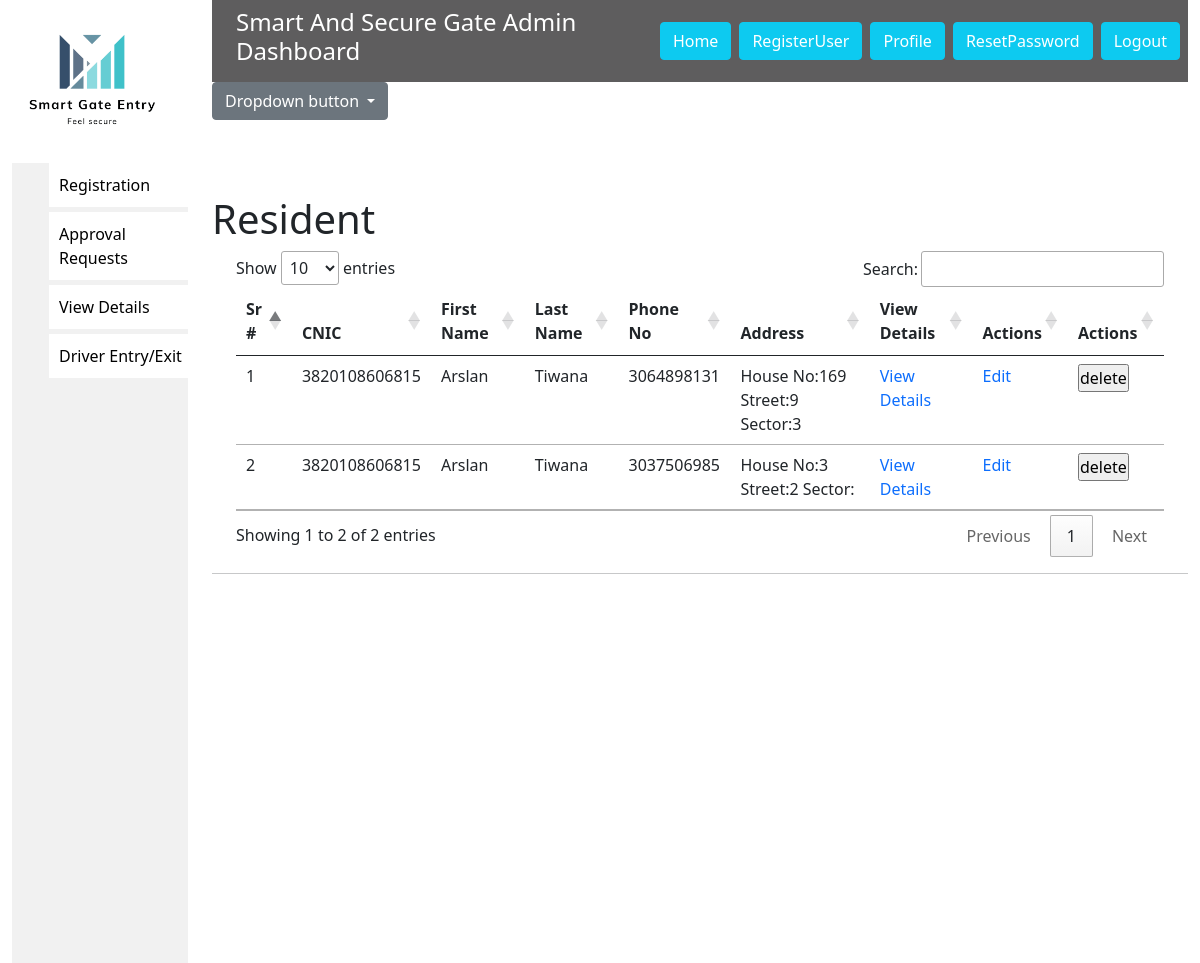
Page /ViewDetailsResident (signed in) on the earlier database version.
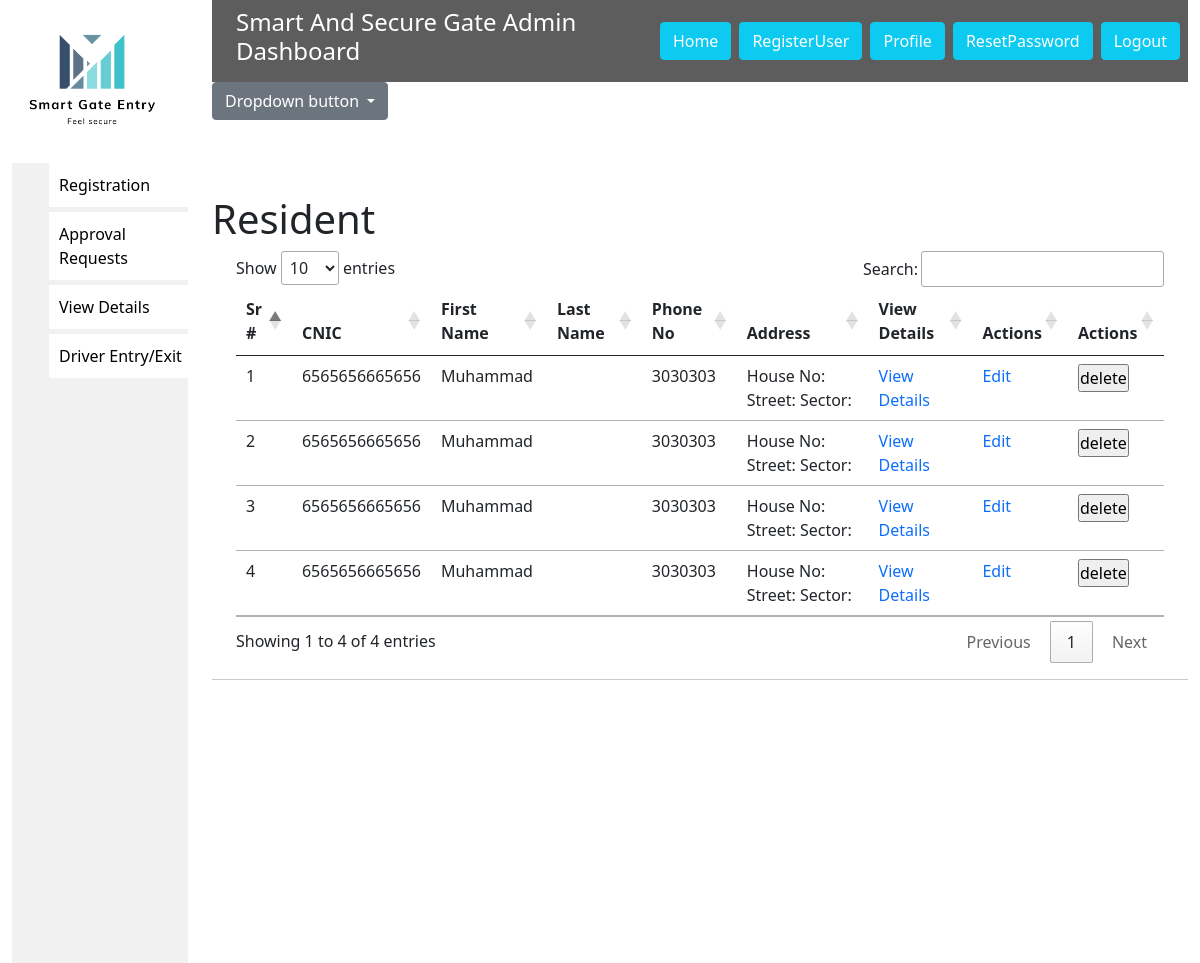
Same page on the later database version.
### fyp/models.py (models this page shows, shortened)
class Driver(Person):
    Car_Plate_number=models.ForeignKey(Car, null=True,on_delete=models.SET_NULL)
    House_no=models.CharField(max_length=200,blank=True,null=True)
    Street=models.CharField(max_length=200,blank=True,null=True)
    Sector=models.CharField(max_length=200,blank=True,null=True)
    Sector=models.CharField(max_length=200,blank=True,null=True)
    type=models.CharField(max_length=20,default="resident")
    class Meta:
        abstract=True

class Residents(Driver):
    Resident_id=models.AutoField(primary_key=True)
    isentered=models.BooleanField(default=False)

### fyp/views.py (the view)
# urls.py: path("ViewDetailsResident", views.ViewDetailsResident, name='ViewDetailsResident'),
@login_required(login_url="Login")
def ViewDetailsResident(request):
    resident=Residents.objects.all()
    car=Car.objects.all()
    card=Card.objects.all()
    context={
        "Residents":resident,
        "car":car,
        "card":card,
    }
    return render(request,'ViewDetailsResident.html',context)

### templates/ViewDetailsResident.html (shortened to what this page needs)
                {% extends 'base.html' %}
                {%load static%}
            {%block body%}
            <div class="dropdown">
                <button class="btn btn-secondary dropdown-toggle" type="button" id="dropdownMenuButton1" data-bs-toggle="dropdown" aria-expanded="false">
                  Dropdown button
                </button>
              </div>
            <h1 style="margin-top: 75px;">Resident</h1>
            <div class="container">
                <table class="table" id="table_id">
                    <thead>
                        <tr>
                            <th scope="col">Sr #</th>
                            <th scope="col">CNIC</th>
                            <th scope="col">First Name</th>
                            <th scope="col">Last Name</th>
                            <th scope="col">Phone No</th>
                            <th scope="col"> Address</th>
                            <th scope="col"> View Details</th>
                            <th scope="col"> Actions</th>
                            <th scope="col"> Actions</th>
                        </tr>
                    </thead>
                    <tbody>
                        <tr>
                        {% for data in Residents %}
                        <td>{{ forloop.counter }}</td>
                            <td>{{ data.CNIC }}</td>
                                <td>{{ data.First_Name }}</td>
                                <td>{{ data.Last_Name }}</td>
                                <td>{{ data.Phone_Number }}</td>
                                <td>House No:{{ data.House_no }} Street:{{data.Street}} Sector:{{data.Sector}}</td>
                                <td>
                                    <a href="{% url 'ViewSpecificResident' data.Resident_id %}">View Details</a>
                                </td>
                                <td>
                                    <a href="{% url 'Edit_Resident' data.Resident_id %}">Edit</a>
                                </td>
                                <td>
                                   <form action="{% url 'delete_resident' data.Resident_id %}" method="POST">
                                        <input type="submit" value="delete">
                                    </form>
                                </td>
                            </tr>
                        {% endfor %}
                    </tbody>
                </table>
            </div>
                {%endblock body%}

Differences in the rows shown:
removed Residents: CNIC "3820108606815", First_Name "Arslan", Last_Name "Tiwana", Phone_Number "3064898131", House_no "169", Street "9", Sector "3"
removed Residents: CNIC "3820108606815", First_Name "Arslan", Last_Name "Tiwana", Phone_Number "3037506985", House_no "3", Street "2"
added Residents: CNIC "6565656665656", First_Name "Muhammad", Phone_Number "3030303"
added Residents: CNIC "6565656665656", First_Name "Muhammad", Phone_Number "3030303"
added Residents: CNIC "6565656665656", First_Name "Muhammad", Phone_Number "3030303"
added Residents: CNIC "6565656665656", First_Name "Muhammad", Phone_Number "3030303"
Other differences:
text written by a page script: "Show entries Search: Showing 1 to 2 of 2 entries Previous 1 Next" → "Show entries Search: Showing 1 to 4 of 4 entries Previous 1 Next"
